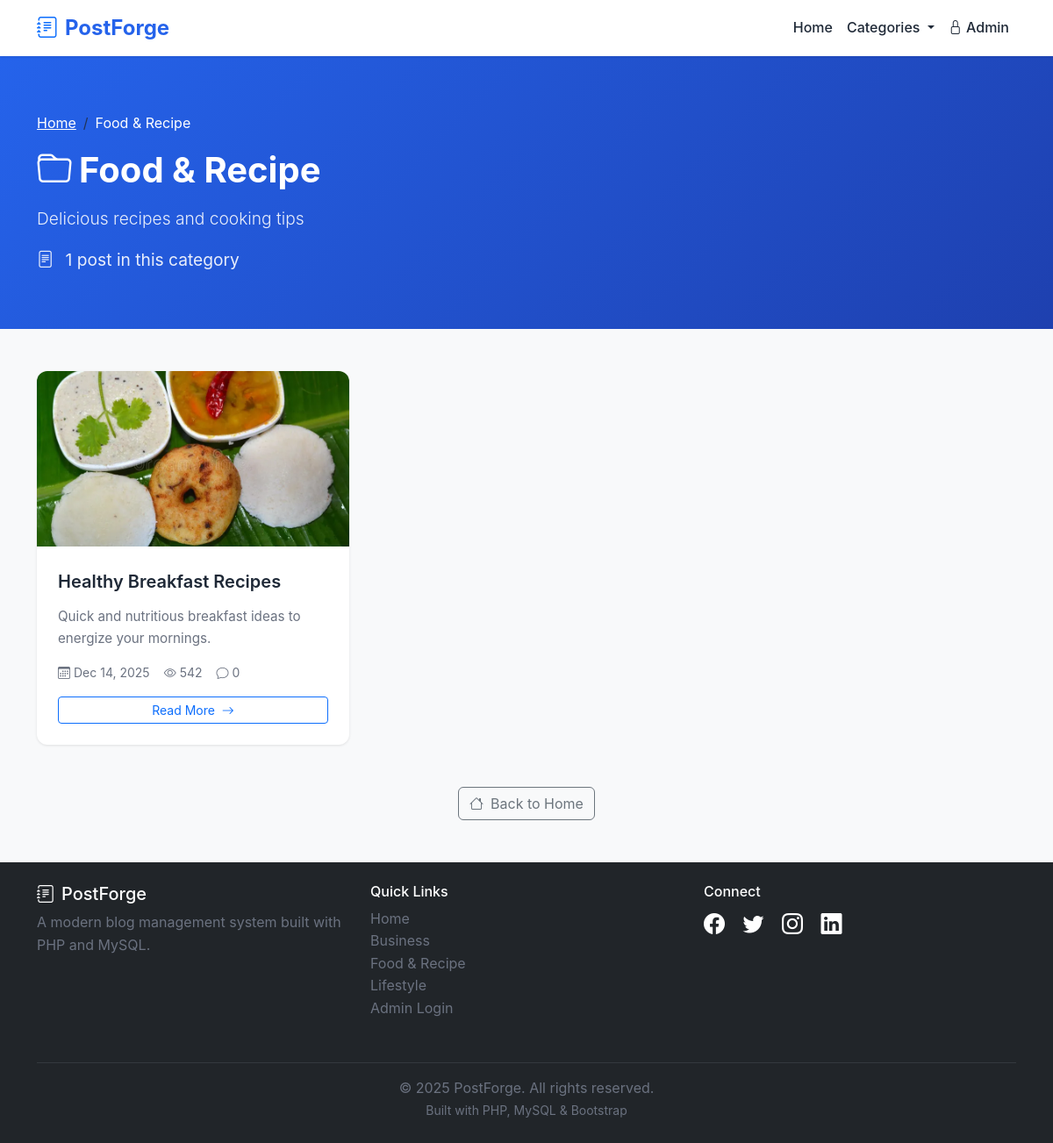
Page /category.php?slug=food-recipe on the committed database.
### tables this page shows
CREATE TABLE IF NOT EXISTS categories (
    id INT PRIMARY KEY AUTO_INCREMENT,
    name VARCHAR(100) UNIQUE NOT NULL,
    slug VARCHAR(100) UNIQUE NOT NULL,
    description TEXT,
    created_at TIMESTAMP DEFAULT CURRENT_TIMESTAMP,
    INDEX idx_slug (slug)
);

CREATE TABLE IF NOT EXISTS posts (
    id INT PRIMARY KEY AUTO_INCREMENT,
    title VARCHAR(255) NOT NULL,
    slug VARCHAR(255) UNIQUE NOT NULL,
    content TEXT NOT NULL,
    excerpt TEXT,
    featured_image VARCHAR(255),
    category_id INT,
    author_id INT,
    status ENUM('draft', 'published') DEFAULT 'draft',
    views INT DEFAULT 0,
    created_at TIMESTAMP DEFAULT CURRENT_TIMESTAMP,
    updated_at TIMESTAMP DEFAULT CURRENT_TIMESTAMP ON UPDATE CURRENT_TIMESTAMP,
    published_at TIMESTAMP NULL,
    FOREIGN KEY (category_id) REFERENCES categories(id) ON DELETE SET NULL,
    FOREIGN KEY (author_id) REFERENCES admins(id) ON DELETE CASCADE,
    INDEX idx_slug (slug),
    INDEX idx_status (status),
    INDEX idx_category (category_id),
    INDEX idx_author (author_id),
    INDEX idx_created (created_at),
    FULLTEXT idx_search (title, content)
);

### includes/functions.php (called while the page is built, shortened)
<?php
function sanitize($data) {
    return htmlspecialchars($data, ENT_QUOTES, 'UTF-8');
}
function formatDate($date, $format = 'M d, Y') {
    return date($format, strtotime($date));
}
function truncate($text, $length = 100, $suffix = '...') {
    return $text;
}
function formatNumber($number) {
    return number_format($number);
}

### public/category.php (the view, shortened to what this page needs)
<?php
require_once '../includes/functions.php';
$categorySlug = $_GET['slug'] ?? '';
try {
    $db = getDB();
    $catStmt = $db->prepare("SELECT * FROM categories WHERE slug = :slug");
    $catStmt->execute(['slug' => $categorySlug]);
    $category = $catStmt->fetch();
    $page = isset($_GET['page']) ? (int)$_GET['page'] : 1;
    $countStmt = $db->prepare("
        SELECT COUNT(*) as count FROM posts
        WHERE category_id = :category_id AND status = 'published'
    ");
    $countStmt->execute(['category_id' => $category['id']]);
    $total = $countStmt->fetch()['count'];
    $pagination = getPagination($total, POSTS_PER_PAGE, $page);
    $postsStmt = $db->prepare("
        SELECT p.*, c.name as category_name, c.slug as category_slug, a.full_name as author_name,
               (SELECT COUNT(*) FROM comments WHERE post_id = p.id AND status = 'approved') as comment_count
        FROM posts p
        LEFT JOIN categories c ON p.category_id = c.id
        LEFT JOIN admins a ON p.author_id = a.id
        WHERE p.category_id = :category_id AND p.status = 'published'
        ORDER BY p.published_at DESC
        LIMIT :offset, :limit
    ");
    $postsStmt->execute([
        'category_id' => $category['id'],
        'offset' => $pagination['offset'],
        'limit' => POSTS_PER_PAGE
    ]);
    $posts = $postsStmt->fetchAll();
} catch (PDOException $e) {
    header('Location: index.php');
    exit;
}
include 'includes/header.php';
?>
<div class="hero-section">
    <div class="container">
        <nav aria-label="breadcrumb">
            <ol class="breadcrumb">
                <li class="breadcrumb-item"><a href="index.php" class="text-white">Home</a></li>
                <li class="breadcrumb-item active text-white" aria-current="page">
                    <?php echo sanitize($category['name']); ?>
                </li>
            </ol>
        </nav>
        <h1><i class="bi bi-folder me-2"></i><?php echo sanitize($category['name']); ?></h1>
        <?php if ($category['description']): ?>
            <p class="lead"><?php echo sanitize($category['description']); ?></p>
        <?php endif; ?>
        <p class="mb-0">
            <i class="bi bi-file-text me-2"></i>
            <?php echo formatNumber($total); ?> post<?php echo $total != 1 ? 's' : ''; ?> in this category
        </p>
    </div>
</div>
<div class="container mb-5">
    <div class="row">
        <?php if (empty($posts)): ?>
            <div class="col-12">
                <div class="alert alert-info">
                    <i class="bi bi-info-circle me-2"></i>
                    No posts in this category yet.
                    <a href="index.php" class="alert-link">Browse all posts</a>
                </div>
            </div>
        <?php else: ?>
            <?php foreach ($posts as $post): ?>
                <div class="col-md-6 col-lg-4 mb-4">
                    <div class="card post-card">
                        <?php if ($post['featured_image']): ?>
                            <img src="<?php echo UPLOAD_URL . sanitize($post['featured_image']); ?>"
                                 alt="<?php echo sanitize($post['title']); ?>"
                                 class="post-card-img">
                        <?php else: ?>
                            <div class="post-card-img bg-secondary d-flex align-items-center justify-content-center">
                                <i class="bi bi-image text-white" style="font-size: 3rem;"></i>
                            </div>
                        <?php endif; ?>
                        <div class="post-card-body">
                            <a href="post.php?slug=<?php echo $post['slug']; ?>"
                               class="post-card-title">
                                <?php echo sanitize($post['title']); ?>
                            </a>
                            <p class="post-card-excerpt">
                                <?php echo sanitize(truncate($post['excerpt'], 100)); ?>
                            </p>
                            <div class="post-meta">
                                <span class="post-meta-item">
                                    <i class="bi bi-calendar3"></i>
                                    <?php echo formatDate($post['published_at'], 'M d, Y'); ?>
                                </span>
                                <span class="post-meta-item">
                                    <i class="bi bi-eye"></i>
                                    <?php echo formatNumber($post['views']); ?>
                                </span>
                                <span class="post-meta-item">
                                    <i class="bi bi-chat"></i>
                                    <?php echo $post['comment_count']; ?>
                                </span>
                            </div>
                            <a href="post.php?slug=<?php echo $post['slug']; ?>"
                               class="btn btn-outline-primary btn-sm mt-3 w-100">
                                Read More <i class="bi bi-arrow-right ms-1"></i>
                            </a>
                        </div>
                    </div>
                </div>
            <?php endforeach; ?>
        <?php endif; ?>
    </div>
    <div class="text-center mt-4">
        <a href="index.php" class="btn btn-outline-secondary">
            <i class="bi bi-house me-2"></i>Back to Home
        </a>
    </div>
</div>
<?php include 'includes/footer.php'; ?>

### public/includes/footer.php (shortened to what this page needs)
    </main>
    <footer class="bg-dark text-white mt-5 py-4">
        <div class="container">
            <div class="row">
                <div class="col-md-4 mb-3">
                    <h5><i class="bi bi-journal-text me-2"></i><?php echo SITE_NAME; ?></h5>
                    <p class="text-muted">A modern blog management system built with PHP and MySQL.</p>
                </div>
                <div class="col-md-4 mb-3">
                    <h6>Quick Links</h6>
                    <ul class="list-unstyled">
                        <li><a href="index.php" class="text-muted text-decoration-none">Home</a></li>
                        <?php
                        try {
                            $db = getDB();
                            $footerCatsStmt = $db->query("SELECT * FROM categories ORDER BY name ASC LIMIT 3");
                            $footerCategories = $footerCatsStmt->fetchAll();
                            foreach ($footerCategories as $footerCat):
                        ?>
                            <li>
                                <a href="category.php?slug=<?php echo $footerCat['slug']; ?>"
                                   class="text-muted text-decoration-none">
                                    <?php echo sanitize($footerCat['name']); ?>
                                </a>
                            </li>
                        <?php
                            endforeach;
                        } catch (PDOException $e) {
                        }
                        ?>
                        <li><a href="../admin/login.php" class="text-muted text-decoration-none">Admin Login</a></li>
                    </ul>
                </div>
                <div class="col-md-4 mb-3">
                    <h6>Connect</h6>
                    <div class="social-links">
                        <a href="#" class="text-white me-3"><i class="bi bi-facebook"></i></a>
                        <a href="#" class="text-white me-3"><i class="bi bi-twitter"></i></a>
                        <a href="#" class="text-white me-3"><i class="bi bi-instagram"></i></a>
                        <a href="#" class="text-white me-3"><i class="bi bi-linkedin"></i></a>
                    </div>
                </div>
            </div>
            <hr class="border-secondary">
            <div class="text-center text-muted">
                <p class="mb-0">&copy; <?php echo date('Y'); ?> <?php echo SITE_NAME; ?>. All rights reserved.</p>
                <small>Built with PHP, MySQL & Bootstrap</small>
            </div>
        </div>
    </footer>
</body>
</html>

### assets/css/public.css (style rules this page uses)
:root { --primary-blue: #2563eb; --primary-dark: #1e40af; --success-green: #10b981; --warning-orange: #f59e0b; --danger-red: #ef4444; --info-cyan: #06b6d4; --dark-gray: #1f2937; --medium-gray: #6b7280; --light-gray: #f3f4f6; --border-gray: #e5e7eb; }
* { margin: 0; padding: 0; box-sizing: border-box; }
body { font-family: 'Inter', 'Segoe UI', 'Roboto', sans-serif; background-color: #f8f9fa; color: var(--dark-gray); line-height: 1.6; }
.hero-section { background: linear-gradient(135deg, var(--primary-blue) 0%, var(--primary-dark) 100%); color: white; padding: 4rem 0; margin-bottom: 3rem; }
.hero-section h1 { font-size: 2.5rem; font-weight: 700; margin-bottom: 1rem; }
.hero-section p { font-size: 1.2rem; opacity: 0.9; }
.post-card { border: none; border-radius: 12px; box-shadow: 0 1px 3px rgba(0, 0, 0, 0.1); transition: all 0.3s ease; overflow: hidden; height: 100%; background: white; }
.post-card-img { height: 200px; object-fit: cover; transition: transform 0.3s ease; }
.post-card-body { padding: 1.5rem; }
.post-card-title { font-size: 1.25rem; font-weight: 600; margin-bottom: 0.75rem; color: var(--dark-gray); text-decoration: none; display: block; transition: color 0.3s ease; }
.post-card-excerpt { color: var(--medium-gray); font-size: 0.95rem; margin-bottom: 1rem; line-height: 1.6; }
.post-meta { display: flex; align-items: center; gap: 1rem; font-size: 0.875rem; color: var(--medium-gray); flex-wrap: wrap; }
.post-meta-item { display: flex; align-items: center; gap: 0.25rem; }
footer { margin-top: 4rem; }
.social-links a { font-size: 1.5rem; transition: opacity 0.3s ease; }
.text-muted { color: var(--medium-gray) !important; }

### rows in the picture
categories: name "Food & Recipe", description "Delicious recipes and cooking tips"
posts: featured_image (picture), title "Healthy Breakfast Recipes", excerpt "Quick and nutritious breakfast ideas to energize your mornings.", published_at "Dec 14, 2025", views "542", comment_count "0"
categories: name "Business"
categories: name "Lifestyle"

### other values in the picture
SITE_NAME "PostForge"
formatNumber($total) "1"
